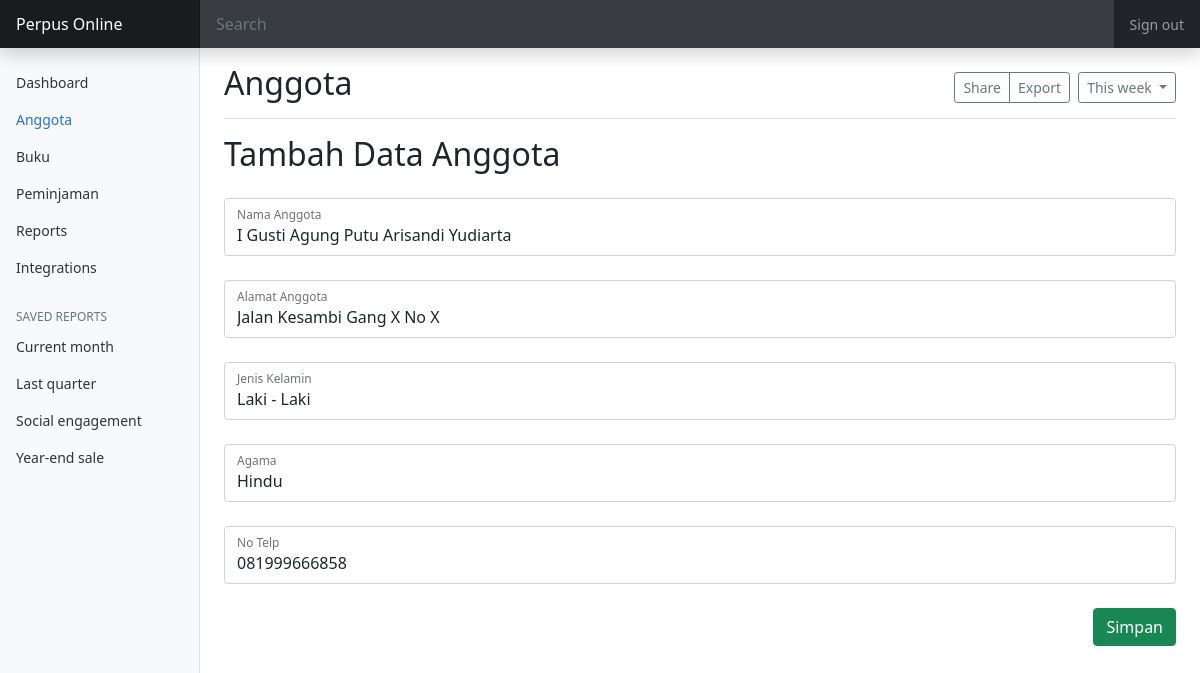
Screenshot of /assets/functions/anggota/edit_anggota.php?id=1 (signed in) with the database file from the repository.
### tables this page shows
CREATE TABLE IF NOT EXISTS `anggota` (
  `id_anggota` int(11) NOT NULL AUTO_INCREMENT,
  `nama_anggota` varchar(50) DEFAULT NULL,
  `alamat_anggota` varchar(50) DEFAULT NULL,
  `jenis_kelamin` varchar(50) DEFAULT NULL,
  `agama` varchar(50) DEFAULT NULL,
  `no_telp` varchar(50) DEFAULT NULL,
  PRIMARY KEY (`id_anggota`)
);

### assets/functions/anggota/edit_anggota.php (the view, shortened to what this page needs)
<!doctype html>
<html lang="en">
  <head>
    <link href="https://cdn.jsdelivr.net/npm/bootstrap@5.1.3/dist/css/bootstrap.min.css" rel="stylesheet">
    <link href="../../css/dashboard.css" rel="stylesheet">
  </head>
  <body>
  <?php
    require_once "../connection.php";
  ?>
<header class="navbar navbar-dark sticky-top bg-dark flex-md-nowrap p-0 shadow">
  <a class="navbar-brand col-md-3 col-lg-2 me-0 px-3" href="../../../dashboard.php">Perpus Online</a>
  <input class="form-control form-control-dark w-100" type="text" placeholder="Search" aria-label="Search">
  <div class="navbar-nav">
    <div class="nav-item text-nowrap">
      <a class="nav-link px-3" href="../logout.php">Sign out</a>
    </div>
  </div>
</header>
<div class="container-fluid">
  <div class="row">
    <nav id="sidebarMenu" class="col-md-3 col-lg-2 d-md-block bg-light sidebar collapse">
      <div class="position-sticky pt-3">
        <ul class="nav flex-column">
          <li class="nav-item">
            <a class="nav-link" aria-current="page" href="../../../dashboard.php">
              Dashboard
            </a>
          </li>
          <li class="nav-item">
            <a class="nav-link active" href="../../../anggota.php">
              Anggota
            </a>
          </li>
          <li class="nav-item">
            <a class="nav-link" href="../../../buku.php">
              Buku
            </a>
          </li>
          <li class="nav-item">
            <a class="nav-link" href="../../../peminjaman.php">
              Peminjaman
            </a>
          </li>
          <li class="nav-item">
            <a class="nav-link" href="#">
              Reports
            </a>
          </li>
          <li class="nav-item">
            <a class="nav-link" href="#">
              Integrations
            </a>
          </li>
        </ul>
        <h6 class="sidebar-heading d-flex justify-content-between align-items-center px-3 mt-4 mb-1 text-muted">
          <span>Saved reports</span>
        </h6>
        <ul class="nav flex-column mb-2">
          <li class="nav-item">
            <a class="nav-link" href="#">
              Current month
            </a>
          </li>
          <li class="nav-item">
            <a class="nav-link" href="#">
              Last quarter
            </a>
          </li>
          <li class="nav-item">
            <a class="nav-link" href="#">
              Social engagement
            </a>
          </li>
          <li class="nav-item">
            <a class="nav-link" href="#">
              Year-end sale
            </a>
          </li>
        </ul>
      </div>
    </nav>
    <main class="col-md-9 ms-sm-auto col-lg-10 px-md-4">
      <div class="d-flex justify-content-between flex-wrap flex-md-nowrap align-items-center pt-3 pb-2 mb-3 border-bottom">
        <h1 class="h2">Anggota</h1>
        <div class="btn-toolbar mb-2 mb-md-0">
          <div class="btn-group me-2">
            <button type="button" class="btn btn-sm btn-outline-secondary">Share</button>
            <button type="button" class="btn btn-sm btn-outline-secondary">Export</button>
          </div>
          <button type="button" class="btn btn-sm btn-outline-secondary dropdown-toggle">
            This week
          </button>
        </div>
      </div>
      <?php
        $id_anggota = $_GET['id'];
        $sql = "SELECT * FROM anggota WHERE id_anggota = '$id_anggota'";
        $result = $conn->query($sql);
        if($result->num_rows>0){
            while($row = $result->fetch_assoc()){
      ?>
      <h2>Tambah Data Anggota</h2>
    <form action="update_anggota.php" method="POST">
    <div class="form-floating mt-4">
        <label for="floatingInput">Id Anggota</label>
     </div>
    <div class="form-floating mt-4">
       <input type="text" class="form-control" id="floatingInput" placeholder="Nama Anggota" name="nama_anggota" value="<?=$row['nama_anggota']?>" required>
        <label for="floatingInput">Nama Anggota</label>
     </div>
     <div class="form-floating mt-4">
       <input type="text" class="form-control" id="floatingInput" placeholder="Alamat Anggota" name="alamat_anggota" value="<?=$row['alamat_anggota']?>" required>
        <label for="floatingInput">Alamat Anggota</label>
     </div>
     <div class="form-floating mt-4">
      <select name="jenis_kelamin" id="floatingInput" class="form-control" placeholder="Jenis Kelamin" value="<?=$row['jenis_kelamin']?>" required>
        <option value="Laki - Laki">Laki - Laki</option>
      </select>
      <label for="floatingInput">Jenis Kelamin</label>
     </div>
     <div class="form-floating mt-4">
      <select name="agama" id="floatingInput" class="form-control" placeholder="Agama" value="<?=$row['agama']?>" required>
        <option value="Hindu">Hindu</option>
      </select>
      <label for="floatingInput">Agama</label>
     </div>
     <div class="form-floating mt-4">
        <input type="text" class="form-control" id="floatingPassword" placeholder="No Telp" name="no_telp" value="<?=$row['no_telp']?>" required>
        <label for="floatingPassword">No Telp</label>
      </div>
     <input type="submit" class="btn btn-success mt-4 float-end" value="Simpan">
     <?php } ?>
    <?php } ?>
    </main>
  </div>
</div>
  </body>
</html>

### assets/css/dashboard.css (style rules this page uses)
body { font-size: .875rem; }
.sidebar { position: fixed; top: 0; bottom: 0; left: 0; z-index: 100; padding: 48px 0 0; box-shadow: inset -1px 0 0 rgba(0, 0, 0, .1); }
.sidebar .nav-link { font-weight: 500; color: #333; }
.sidebar .nav-link.active { color: #2470dc; }
.sidebar-heading { font-size: .75rem; text-transform: uppercase; }
.navbar-brand { padding-top: .75rem; padding-bottom: .75rem; font-size: 1rem; background-color: rgba(0, 0, 0, .25); box-shadow: inset -1px 0 0 rgba(0, 0, 0, .25); }
.navbar .form-control { padding: .75rem 1rem; border-width: 0; border-radius: 0; }
.form-control-dark { color: #fff; background-color: rgba(255, 255, 255, .1); border-color: rgba(255, 255, 255, .1); }

### rows the page displays
anggota: nama_anggota "I Gusti Agung Putu Arisandi Yudiarta", alamat_anggota "Jalan Kesambi Gang X No X", jenis_kelamin "Laki - Laki", agama "Hindu", no_telp "081999666858"
